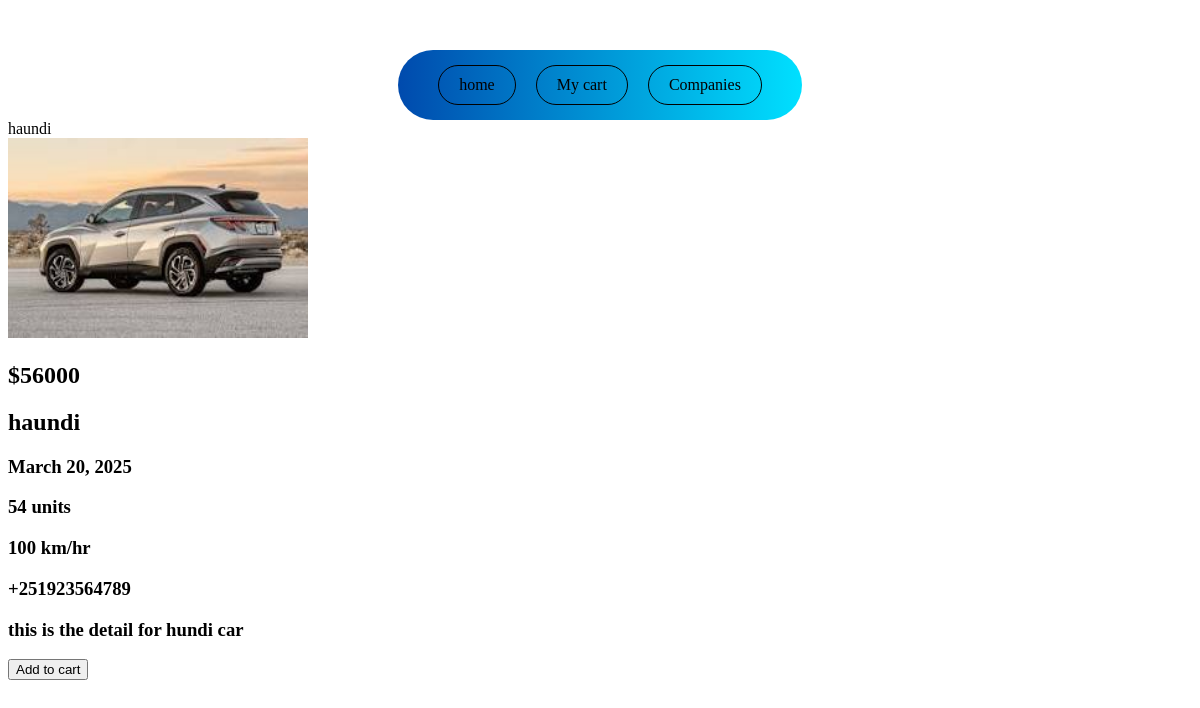
Page /cars/hundi/ on the committed database.
### cars/models.py (models this page shows, shortened)
class car(models.Model):
    Proname = models.CharField(max_length=50)
    price = models.IntegerField(default=0)
    yearofpp = models.DateField()
    phone_number = PhoneNumberField(null=False, blank=False, unique=True)
    stok = models.IntegerField(validators=[MinValueValidator(1)])
    image = models.ImageField(upload_to="posts", null=True)
    discr = models.TextField(default='')
    sped = models.IntegerField(validators=[MaxValueValidator(250)], default=0)
    slug = models.SlugField(unique=True, db_index=True)
    producer = models.ForeignKey(Producer, on_delete=models.CASCADE, related_name='cars', null=True, blank=True, default=None)  # ForeignKey placed here
    class Meta:
        verbose_name = "Car"
        verbose_name_plural = "Cars"

### cars/views.py (the view, shortened to what this page needs)
# urls.py: path("cars/<slug:slug>/",views.SinglePageView.as_view(), name="detail-page"),
class SinglePageView(View):
    template_name= "cars/single.html"
    def get(self, request,slug, *args, **kwargs):
        single = car.objects.get(slug=slug)
        context = {"car": single}
        return render(request,self.template_name, context )

### cars/templates/cars/single.html (shortened to what this page needs)
{% extends "cars/base.html" %}
{% block content %}
<section>
      <div>
        <img src="{{ car.image.url }}" alt="{{ car.Proname }}" width="300" height="200">
        <h2>${{ car.price }}</h2>
        <h2>{{ car.Proname }}</h2>
        <h3>{{ car.yearofpp }}</h3>
        <h3>{{ car.stok }} units</h3>
        <h3>{{ car.sped }} km/hr</h3>
        <h3>{{ car.phone_number }}</h3>
        <h3>{{ car.discr }}</h3>
    </div>
</section>
<div id="read-later">
  <form action="{% url "read-later" %}" method="POST">
    <button>
      {% if incart %}
        Remove from cart
      {% else %}
        Add to cart
      {% endif %}
    </button>
  </form>
</div>
{% endblock content %}

### rows in the picture
car: image (picture), price "56000", Proname "haundi", yearofpp "March 20, 2025", stok "54", sped "100", phone_number "+251923564789", discr "this is the detail for hundi car"
